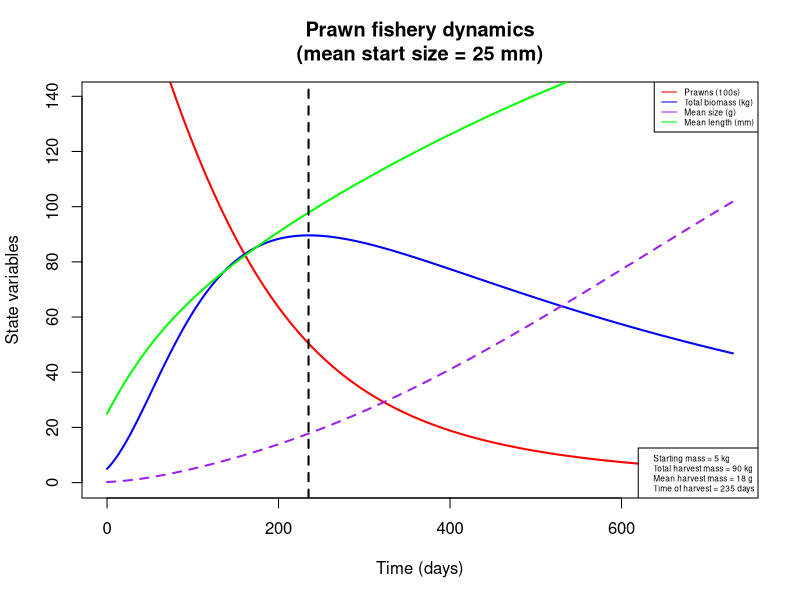
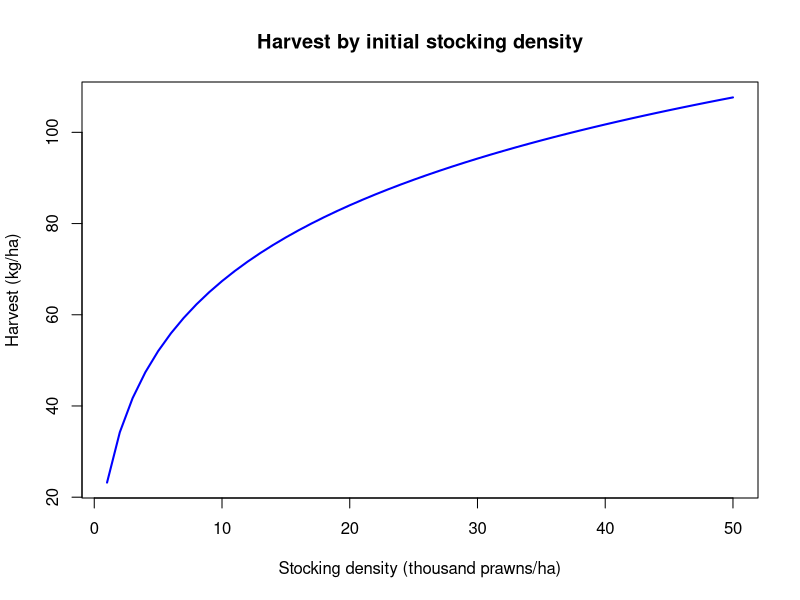
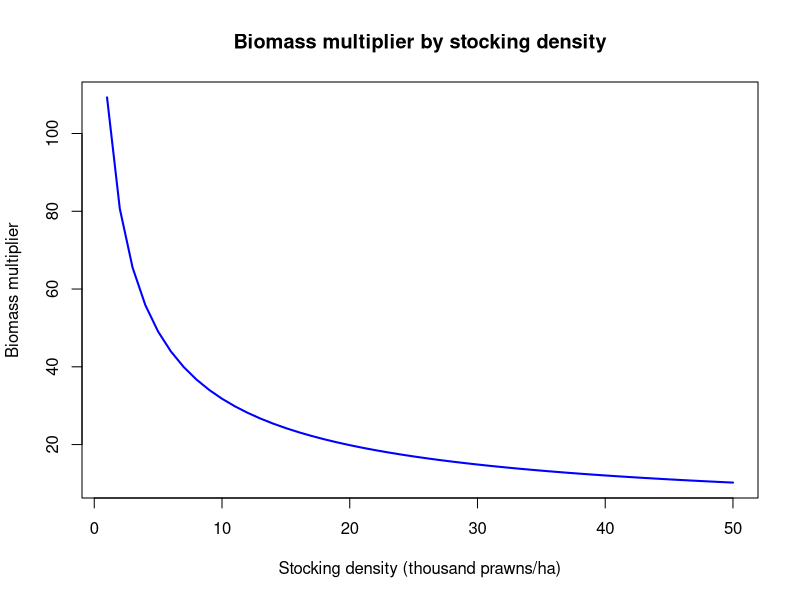
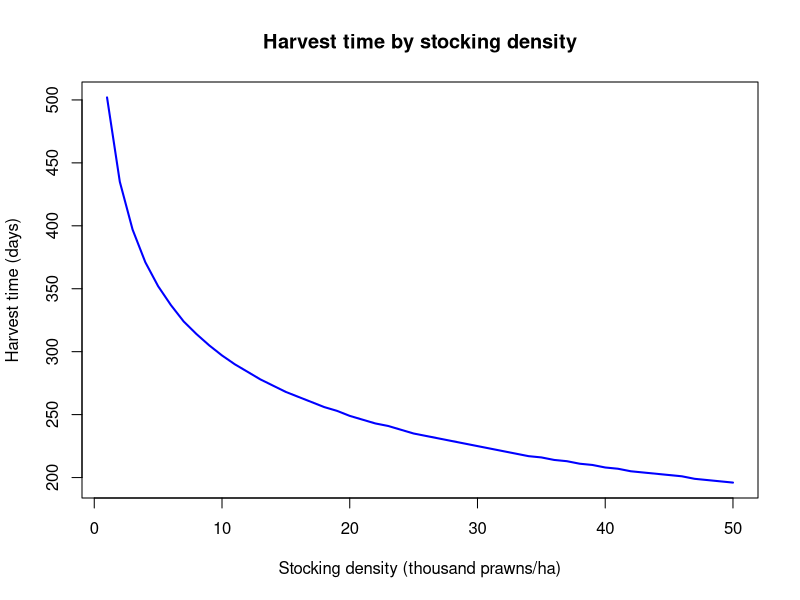
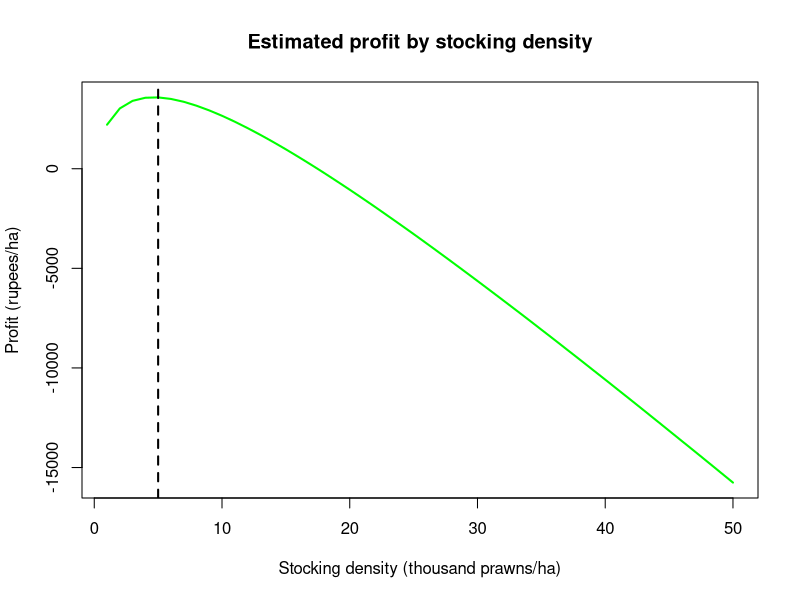

Source code (R) for these figures, in order:
## Modeling prawn growth and mortality to maximize biomass

## To-do list:
  # Fit density-dependent parameters to data from Ranjeet & Kurup 2010 (or other Macrobrachium fisheries data)
    # Note: may also want to use net production data for fitting?
  # Investigate price-to-cost ratios in other locations for sensitivity analysis on maximum profit estimation

require(deSolve)

prawn_biomass = function(t, n, parameters) { 
  with(as.list(parameters),{
    
    P=n[1]
    L=n[2]
       
    Bp = (a/10)*(L/10)^b # Mean prawn mass, converting from length (mm) to weight (g)

    Bm = P*Bp # Total prawn biomass

    dLdt = k/(1+gam*Bm)*(linf - L) # Mean prawn length, using von Bertalanffy growth limited by density-dependent parameter gamma
    
    dPdt = -P*(mu*(Bp)^d + phi*Bm) # Prawn abundance, subject to size- and density-dependent mortality

    return(list(c(dPdt,dLdt)))
  }) 
} 

# Set initial values and parameters
# Stocking conditions: L = 25mm ~ W = 0.2g
nstart = c(P = 25000, L = 25)
time = seq(0, 365*2, 1)

parameters=c(
  a = 0.096868,        # Allometric parameter for prawn length-weight relationship, from Lalrinsanga et al. 2012 (M. rosenbergii, growout phase)
  b = 3.2944,          # Allometric parameter for prawn length-weight relationship, from Lalrinsanga et al. 2012 (M. rosenbergii, growout phase)
  gam = 1e-5,          # Density-dependent growth parameter (based on biomass per hectare); informally adjusted based on Ranjeet & Kurup 2010
  mu = 0.00610958904,  # Prawn mortality at unit weight, from Lorenzen 1996 (pond aquaculture)
  d = -0.382,          # Exponential relationship of weight with mortality, from Lorenzen 1996 (pond aquaculture)
  phi = 5e-8,          # Density-dependent mortality parameter (based on biomass per hectare); informally adjusted based on Ranjeet & Kurup 2010
  k = 0.00339726,      # Growth rate (mm/day), from Nwosu & Wolfi 2006 (M. vollenhovenii); alternate value for M. rosenbergii, from Sampaio & Wagner 1996: 0.0104333333
  linf = 206           # Max length (mm), from Nwosu & Wolfi 2006 (M. vollenhovenii)
)


# Run & plot
output = as.data.frame(ode(nstart,time,prawn_biomass,parameters))
output$B = ((parameters['a']*(output$L/10)^parameters['b'])/10)    # Mean prawn biomass, transformed from length
output$Bt = output$B*output$P                                      # Total prawn biomass

start.mass.kg = output$Bt[output$time==1]/1000
harvest.mass.kg = max(output$Bt)/1000
harvest.size = output$B[output$Bt==max(output$Bt)]  
harvest.time = output$time[output$Bt==max(output$Bt)]

plot(x = output$time, y = output$P/100, col = 'red', xlab = 'Time (days)', ylab = 'State variables', 
     type = 'l', lwd=2, xlim = c(0, max(output$time)), ylim = c(0, max(output$Bt/1000)+50),
     main = paste('Prawn fishery dynamics\n', '(mean start size = ', as.numeric(nstart[2]), ' mm)', sep = ''))
  lines(x = output$time, y = output$Bt/1000, col = 'blue', lwd=2)
  lines(x = output$time, y = output$B, col = 'purple', lwd=2, lty=2)
  lines(x = output$time, y = output$L, col = 'green', lwd=2)
  abline(v = harvest.time, lty = 2, lwd = 2)
  legend('topright', legend = c('Prawns (100s)', 'Total biomass (kg)', 'Mean size (g)', 'Mean length (mm)'), 
         lty = 1, col = c('red', 'blue', 'purple', 'green'), cex = 0.5)
  legend('bottomright', legend = c(paste('Starting mass =', round(start.mass.kg), 'kg', sep = ' '),
                           paste('Total harvest mass =', round(harvest.mass.kg), 'kg', sep = ' '), 
                           paste('Mean harvest mass =', round(harvest.size), 'g', sep = ' '), 
                           paste('Time of harvest =', round(harvest.time), 'days', sep = ' ')), cex=0.5)
  
# Plot amount of harvest, biomass multiplier, optimal harvest time against initial stocking density
x = c(1:50)
harvest = numeric(length(x))
harvest.m = numeric(length(x))
harvest.t = numeric(length(x))
for (i in x) {
  nstart.d = c(P = 1000*i, L = 25)
  output.d = as.data.frame(ode(nstart.d,time,prawn_biomass,parameters))
  output.d$B = ((parameters['a']*(output.d$L/10)^parameters['b'])/10)
  output.d$Bt = output.d$B*output.d$P
  harvest[i] = max(output.d$Bt)/1000
  harvest.m[i] = max(output.d$Bt)/output.d$Bt[output.d$time==1]
  harvest.t[i] = output.d$time[output.d$Bt == max(output.d$Bt)]
}
plot(x, harvest, col = 'blue', xlab = 'Stocking density (thousand prawns/ha)', ylab = 'Harvest (kg/ha)',
     type = 'l', lwd = 2, main = 'Harvest by initial stocking density')
plot(x, harvest.m, col = 'blue', xlab = 'Stocking density (thousand prawns/ha)', ylab = 'Biomass multiplier', 
     type = 'l', lwd = 2, main = 'Biomass multiplier by stocking density')
plot(x, harvest.t, col = 'blue', xlab = 'Stocking density (thousand prawns/ha)', ylab = 'Harvest time (days)',
     type = 'l', lwd = 2, main = 'Harvest time by stocking density')


# Profit optimization (price estimates from Tamil Nadu Agricultural University, http://agritech.tnau.ac.in/fishery/fish_freshwaterprawn.html)
p = 140                                           # Weighted average market price of prawns, in rupees/kg 
c = 600                                           # Cost of post-larvae, in rupees/1000 PL
delta = -log(1-0.1)/365                           # Discount rate, equivalent to 10%/year
profit = p*harvest*exp(-delta*(harvest.t)) - c*x  # Profit function, in terms of revenue (discounted by time to harvest) minus stocking costs 
plot(x, profit, col = 'green', xlab = 'Stocking density (thousand prawns/ha)', ylab = 'Profit (rupees/ha)',
     type = 'l', lwd = 2, main = 'Estimated profit by stocking density')
  abline(v = which.max(profit), lty = 2, lwd = 2)


# # Fit density-dependent parameters to data from Ranjeet & Kurup 2010
# beta.params = function(mu, var) {
#   alpha = ((1 - mu)/var - 1/mu)*mu^2
#   beta = alpha*(1/mu - 1)
#   return(list(alpha = alpha, beta = beta))
# }
# 
# prawn.mle = function(params) {
#   parameters['gam'] = params[1]
#   parameters['phi'] = params[2]
#   
#   time = seq(0,30*8,1)
#   
#   nstart1 = c(P = 5000, L = 25)
#   output1 = as.data.frame(ode(nstart1, time, prawn_biomass, parameters))
#   mean.size1 = ((parameters['a']*(output1$L[output1$time == max(time)]/10)^parameters['b'])/10)
#   surv1 = output1$P[output1$time == max(time)] / output1$P[output1$time == 0]
#     
#   nstart2 = c(P = 10000, L = 25)
#   output2 = as.data.frame(ode(nstart2, time, prawn_biomass, parameters))
#   mean.size2 = ((parameters['a']*(output2$L[output2$time == max(time)]/10)^parameters['b'])/10)
#   surv2 = output2$P[output2$time == max(time)] / output2$P[output2$time == 0]
#     
#   nstart3 = c(P = 15000, L = 25)
#   output3 = as.data.frame(ode(nstart3, time, prawn_biomass, parameters))
#   mean.size3 = ((parameters['a']*(output3$L[output3$time == max(time)]/10)^parameters['b'])/10)
#   surv3 = output3$P[output3$time == max(time)] / output3$P[output3$time == 0]
#     
#   nstart4 = c(P = 25000, L = 25)
#   output4 = as.data.frame(ode(nstart4, time, prawn_biomass, parameters))
#   mean.size4 = ((parameters['a']*(output4$L[output4$time == max(time)]/10)^parameters['b'])/10)
#   surv4 = output4$P[output4$time == max(time)] / output4$P[output4$time == 0]
#   
#   lh.sz1 = dnorm(mean.size1, mean = 101.650, sd = 7.5067)
#   lh.sz2 = dnorm(mean.size2, mean = 87.730, sd = 8.1917)
#   lh.sz3 = dnorm(mean.size3, mean = 69.113, sd = 8.6865)
#   lh.sz4 = dnorm(mean.size4, mean = 55.483, sd = 3.9793)
#   
#   mu1 = 0.69440; var1 = 0.066525^2
#   lh.sv1 = dbeta(surv1, shape1 = beta.params(mu1, var1)$alpha, shape2 = beta.params(mu1, var1)$beta)
#   mu2 = 0.54533; var2 = 0.038724^2
#   lh.sv2 = dbeta(surv2, shape1 = beta.params(mu2, var2)$alpha, shape2 = beta.params(mu2, var2)$beta)
#   mu3 = 0.4269; var3 = 0.063707^2
#   lh.sv3 = dbeta(surv3, shape1 = beta.params(mu3, var3)$alpha, shape2 = beta.params(mu3, var3)$beta)
#   mu4 = 0.28210; var4 = 0.021198^2
#   lh.sv4 = dbeta(surv4, shape1 = beta.params(mu4, var4)$alpha, shape2 = beta.params(mu4, var4)$beta)
#   
#   negLL = -(log(lh.sz1)+log(lh.sz2)+log(lh.sz3)+log(lh.sz4)+log(lh.sv1)+log(lh.sv2)+log(lh.sv3)+log(lh.sv4))
#   return(negLL)
# }
# 
# prawn.mle(c(1e-6, 4e8))
# 
# ## DOESN'T WORK - ODE solver runs into problems during optimization
# density.params.fit = optim(par=c(1e-6, 4e8), prawn.mle, method = 'Nelder-Mead')
